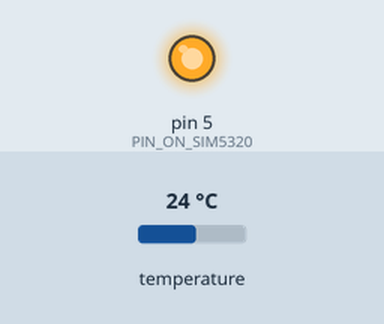
The sketch below on a simulated Arduino Uno, built with avr-gcc and run on an emulated ATmega328P. On the bench: output pins drawn as LEDs (lit = HIGH). Inputs (shaded band) come from the test bench; at power-on: temperature 24 °C. The modem accepts every AT command (registered, SIM ready, sends succeed) and sends nothing else.

Above: at 0.1 s.
At 2.1 s:
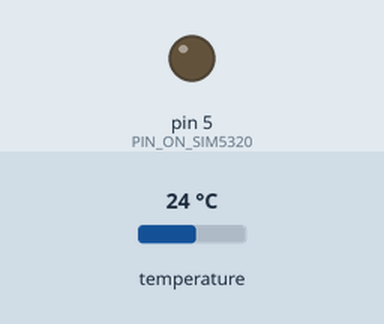
Timing chart, 0 to 3.6 s (numbered marks = the images above):
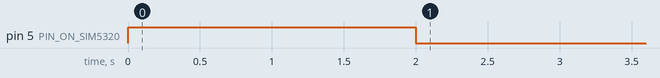

The sketch:

01_ONLINE_TEMPERATURE_MONITORING.ino
```cpp
/*     EXAMPLE_UBIDOTS

  Receive the information of the sensor for protocol RS-485.

  Check more documentation and examples in http://www.verse-technology.com/goblin2/

  modified 15 December 2016
  by Jorge Guillen
  -GOBLIN 2 TEAM. VERSE Technology.
 */

#include <SoftwareSerial.h>
#include <OneWire.h>
#include <DallasTemperature.h>

SoftwareSerial SIM5320(5, 4);                                                   //RX, TX
#define ONE_WIRE_BUS 10                                                         //PIN DS18B20


char    BUFFER_USART;                                                           //BUFFER RX
String  token ="xxxxxxxxxxxxxxxxxxxxxxxxxxxxxxxxxxxxxxxxxxxxxxxxxxxxxxxxxxxx";  //TOKEN UBIDOTS
String  id    ="xxxxxxxxxxxxxxxxxxxxxxxx";                                      //ID VARIABLE UBIDOTS


OneWire oneWire(ONE_WIRE_BUS);
DallasTemperature sensors(&oneWire);

void setup() {
  pinMode(5, OUTPUT);                              //PIN ON SIM5320
  SIM5320.begin(9600);
  SIM5320_ON();                                    //ON SIM5320
  delay(10000);
  SETUP_SIM5320();                                 //START SIM5320
  sensors.begin();
}


void loop() {

  WEB();                                           //SEND JSON UBIDOTS
  delay(15000);                                    //SAMPLE TIME


}
///////////////////////////////////////////////////////////////////////////
ISR (USART_RX_vect)
{
  BUFFER_USART = UDR0;                               // READ THE BUFFER RX
}
/////////////////////////////////////////////////////////////////////////////////////////////////////////////////////////
void WEB()
{
  int LONG_JSON = 15;
  int SEND = 209;

  sensors.requestTemperatures();
  float temp = sensors.getTempCByIndex(0);

  SIM5320.println(F("AT+CIPOPEN=0,\"TCP\",\"things.ubidots.com\",80"));  //
  delay(5000);

  SIM5320.print("AT+CIPSEND=0,");  //
  delay(50);
  SIM5320.println(SEND);  //
  delay(600);
///////////////////////////////////////////////////////////////////////////////////////////////////////////////////////////
  SIM5320.print(F("POST /api/v1.6/variables/"));
  delay(50);
  SIM5320.print(id);
  delay(50);
  SIM5320.println(F("/values  HTTP/1.1"));
  delay(50);
  SIM5320.println(F("Content-Type: application/json"));
  delay(50);
  SIM5320.print(F("Content-Length:"));
  delay(50);
  SIM5320.println(LONG_JSON);
  delay(50);
  SIM5320.print(F("X-Auth-Token: "));
  delay(50);
  SIM5320.println(token);
  delay(50);
  SIM5320.println(F("Host: things.ubidots.com"));
  delay(50);
  SIM5320.println("");
  ///////////////////////////////////////////////////////////////
  SIM5320.print("{\"value\":");
  delay(10);
  SIM5320.print(temp,2);
  delay(50);
  SIM5320.println("}");
  delay(50);
  SIM5320.write(0x1A);
  delay(5000);
  SIM5320.println(F("AT+CIPCLOSE=0"));
  delay(4000);

}

void SIM5320_ON()
{
  digitalWrite(5, HIGH);
  delay(2000);//
  digitalWrite(5, LOW);
  delay(2000);
}
/////////////////////////////////////////////////////////////////////////////
void SETUP_SIM5320()
{
  SIM5320.println(F("AT+CFUN=1"));                      //SIM5320 WORKING WITH ALL THE FEATURES
  delay(250);

  SIM5320.println(F("AT+CNMP=2"));                      //AUTOMATIC MODE
  delay(250);

  SIM5320.println(F("AT+CVAUXV=61"));                   //3.0V OUTPUT VOLTAGE
  delay(250);

  SIM5320.println(F("AT+CNBP=0x0000000004000000"));     //3G 850MHZ TELCEL 0x0000000004000000 hspda     2G 1900MHZ TELCEL AT+CNBP=0x0000000000200000 edge
  delay(500);

  SIM5320.println(F("AT+CSQ"));                         //SIGNAL LEVEL
  delay(250);

  SIM5320.println(F("AT+CREG?"));
  delay(250);

  SIM5320.println(F("AT+COPS?"));
  delay(250);

  SIM5320.println(F("AT+CGSOCKCONT=1,\"IP\",\"internet.itelcel.com\""));
  delay(250);

  SIM5320.println(F("AT+CNSMOD?"));                     //MUESTRA EN QUE RED ESTA TRABAJANDO
  delay(250);

  SIM5320.println(F("AT+CSOCKSETPN=1"));
  delay(250);

  SIM5320.println(F("AT+CIPMODE=0"));
  delay(250);

  SIM5320.println(F("AT+CNBP?"));
  delay(250);

  SIM5320.println(F("AT+NETOPEN"));
  delay(8000);

  SIM5320.println(F("AT+IPADDR"));                       //IP
  delay(500);

  SIM5320.println(F("AT+CGSN"));                         //IMEI
  delay(500);
}
```
